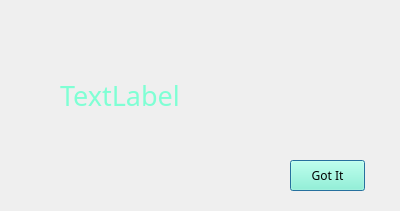
<?xml version="1.0" encoding="UTF-8"?>
<ui version="4.0">
 <class>Warning</class>
 <widget class="QDialog" name="Warning">
  <property name="geometry">
   <rect>
    <x>0</x>
    <y>0</y>
    <width>400</width>
    <height>211</height>
   </rect>
  </property>
  <property name="windowTitle">
   <string>Warning!!!</string>
  </property>
  <property name="styleSheet">
   <string notr="true">background-image: url('background.png');</string>
  </property>
  <widget class="QLabel" name="errorLabel">
   <property name="geometry">
    <rect>
     <x>60</x>
     <y>60</y>
     <width>271</width>
     <height>71</height>
    </rect>
   </property>
   <property name="font">
    <font>
     <family>Bauhaus 93</family>
     <pointsize>20</pointsize>
    </font>
   </property>
   <property name="styleSheet">
    <string notr="true">background-image: url();
color: Aquamarine;</string>
   </property>
   <property name="text">
    <string>TextLabel</string>
   </property>
  </widget>
  <widget class="QPushButton" name="okBtn">
   <property name="geometry">
    <rect>
     <x>290</x>
     <y>160</y>
     <width>75</width>
     <height>31</height>
    </rect>
   </property>
   <property name="font">
    <font>
     <family>Bauhaus 93</family>
    </font>
   </property>
   <property name="styleSheet">
    <string notr="true">background-image: url();
background-color: Aquamarine;
color: Black;
</string>
   </property>
   <property name="text">
    <string>Got It</string>
   </property>
  </widget>
 </widget>
 <resources/>
 <connections/>
</ui>
